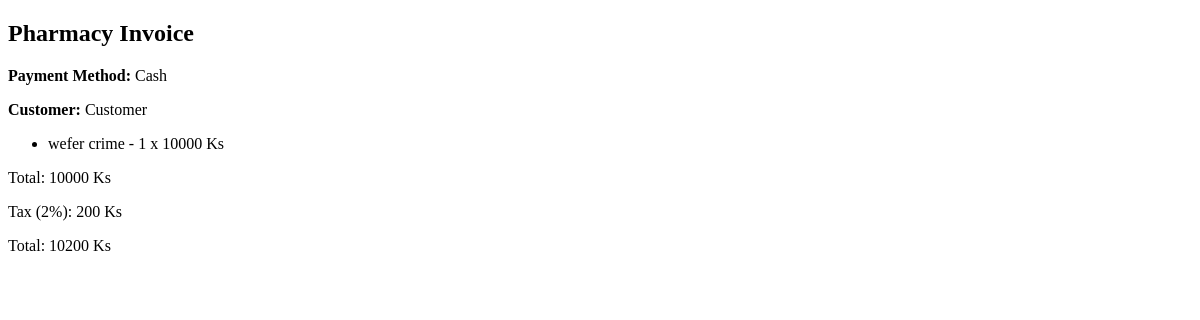
The app's page /print-preview/ (signed in), older data.
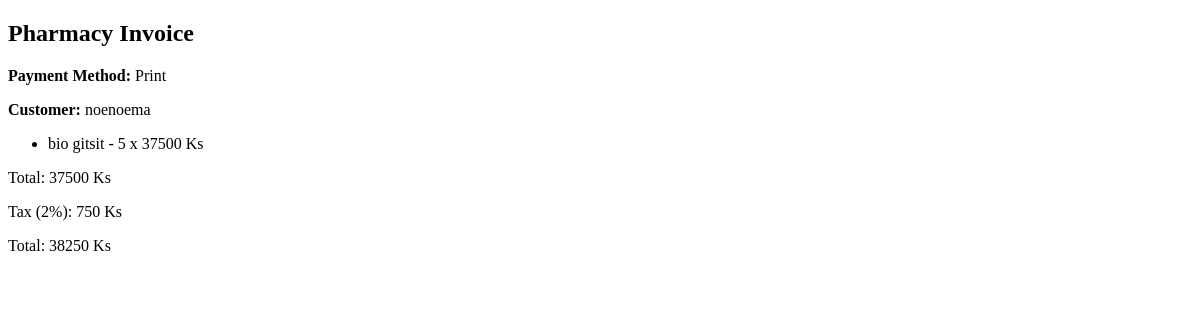
The same page, newer data.
### ourapp/models.py (models this page shows, shortened)
class Cart(models.Model):
    user = models.ForeignKey(User, on_delete=models.CASCADE, related_name='carts', verbose_name=_("User"))
    customer_name = models.CharField(max_length=100, blank=True, null=True, verbose_name=_("Customer Name"))
    total_amount = models.PositiveIntegerField(default=0, verbose_name=_("Total Amount"))
    created_date = models.DateTimeField(default=timezone.now, verbose_name=_("Created Date"))
    payment_method = models.CharField(max_length=20, blank=True, null=True, verbose_name=_("Payment Method"))
    source = models.CharField(
        max_length=10,
        choices=[('pos', _('POS')), ('online', _('Online'))],
        default='online',
        verbose_name=_("Source")
    )
    @property
    def tax_amount(self):
        return int(Decimal(self.total_amount) * Decimal('0.02'))
    @property
    def total_with_tax(self):
        return self.total_amount + self.tax_amount

class CartProduct(models.Model):
    cart = models.ForeignKey(Cart, on_delete=models.CASCADE, verbose_name=_("Cart"))
    item = models.ForeignKey(Item, on_delete=models.CASCADE, verbose_name=_("Item"))
    qty = models.PositiveIntegerField(default=0, verbose_name=_("Quantity"))
    unit_price = models.PositiveIntegerField(default=0, blank=True, null=True)
    price = models.PositiveIntegerField(default=0, verbose_name=_("Price"))

class Item(models.Model):
    category = models.ForeignKey(Category, on_delete=models.CASCADE, verbose_name=_("Category"))
    item_photo = models.ImageField(upload_to='photos', verbose_name=_("Photo"))
    primary_supplier = models.ForeignKey(Supplier, on_delete=models.CASCADE, blank=True, null=True, verbose_name=_("Primary Supplier"))
    strength = models.CharField(max_length=50, blank=True, null=True, verbose_name=_("Strength"))
    item_name = models.CharField(max_length=255, verbose_name=_("Item Name"))
    item_quantity = models.PositiveIntegerField(verbose_name=_("Quantity"))
    item_price = models.PositiveIntegerField(verbose_name=_("Selling Price"))
    purcharse_price = models.PositiveIntegerField(default=0, verbose_name=_("Purchase Price"))
    reorder_level = models.PositiveIntegerField(default=0, blank=True, null=True, verbose_name=_("Reorder Level"))
    item_description = models.TextField(verbose_name=_("Description"))
    exp_date = models.DateField(verbose_name=_("Expiry Date"))
    brand_name = models.CharField(max_length=255, blank=True, null=True, verbose_name=_("Brand Name"))
    batch_number = models.CharField(max_length=100, blank=True, null=True, verbose_name=_("Batch Number"))
    stock_minimum = models.PositiveIntegerField(default=10, verbose_name=_("Minimum Stock"))
    is_limited = models.BooleanField(default=False, verbose_name=_("Limited Stock"))
    max_quantity = models.PositiveIntegerField(default=5, verbose_name=_("Maximum Quantity"))
    last_ordered = models.DateField(blank=True, null=True, verbose_name=_("Last Ordered"))

### ourapp/views.py (the view)
# urls.py: path('print-preview/', print_preview, name='print_preview'),
@login_required
def print_preview(request):
    cart = Cart.objects.filter(user=request.user).order_by('-id').first()
    items = CartProduct.objects.filter(cart=cart)
    tax_amount = cart.tax_amount if cart else 0
    grand_total = cart.total_with_tax if cart else 0
    return render(request, 'print_invoice.html', {
        'cart': cart,
        'items': items,
        'tax_amount': tax_amount,
        'grand_total': grand_total,
    })

### ourapp/context_processors.py (called while the page is built)
def expiry_alert_items(request):
    if request.user.is_authenticated and hasattr(request.user, 'userprofile'):
        if request.user.userprofile.role == 'pharmacist':
            today = date.today()
            threshold_date = today + timedelta(days=90)
            expiring_items = Item.objects.filter(exp_date__lte=threshold_date, exp_date__gte=today).order_by('exp_date')
            return {'expiring_items': expiring_items}
    return {}

### templates/print_invoice.html (shortened to what this page needs)
<!DOCTYPE html>
<html lang="en">
<head>
</head>
<body onload="window.print()">
    <h2>Pharmacy Invoice</h2>
    <p><strong>Payment Method:</strong> {{ cart.payment_method|title }}</p>
    <p><strong>Customer:</strong> {{ cart.customer_name|default:"Customer" }}</p>
    <ul>
        {% for item in items %}
        <li>{{ item.item.item_name }} - {{ item.qty }} x {{ item.price }} Ks</li>
        {% endfor %}
    </ul>
    <p>Total: {{ cart.total_amount }} Ks</p>
    <p>Tax (2%): {{ tax_amount }} Ks</p>
    <p>Total: {{ grand_total }} Ks</p>
</body>
</html>

Row changes from the older to the newer data that the page shows:
no longer on this page (row unchanged): Cart: payment_method "Cash", customer_name "Customer", total_amount "10000"
no longer on this page (row unchanged): CartProduct: item.item_name "wefer crime", qty "1", price "10000"
added Cart: payment_method "Print", customer_name "noenoema", total_amount "37500"
added CartProduct: item.item_name "bio gitsit", qty "5", price "37500"
Text that changed along with them:
{{ tax_amount }}: "200" → "750"
{{ grand_total }}: "10200" → "38250"
